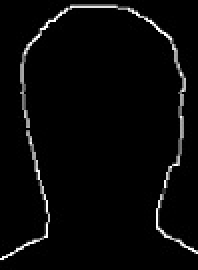
#> input picture face1.jpg, 99 x 135 px (shown 2 times larger)
$ python GeneralizedHoughTransform.py   (older library calls are emulated)
#> lines starting #> are read from the running program, lines starting #| are printed output that depends on the picture
import numpy as np
import math
import cv2
from matplotlib import pyplot as plt
print('row')
print('cols')
img = cv2.imread('face1.jpg',0)
#> img is the input picture: shape (135, 99); min 0, max 255, mean 7.9
img2 = cv2.imread('face.jpg',0)
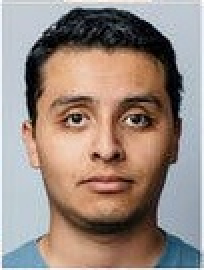
#> input picture face.jpg, 102 x 135 px (shown 2 times larger)
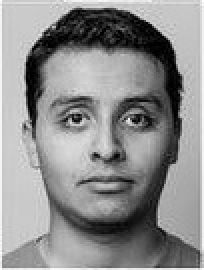
#> img2: shape (135, 102) (shown 2 times larger); min 0, max 255, mean 140.9
#edgesmap = cv2.Canny(img,200,100)
edgesmap=img
[rows,cols]=edgesmap.shape
#> rows = 135; cols = 99
plt.imshow(edgesmap,cmap='gray')
R_table1=np.empty(180,dtype=np.object)
R_table2=np.empty(180,dtype=np.object)
for i in range(0,180):
    R_table1[i]=[]
    R_table2[i]=[]


sobelx = cv2.Sobel(edgesmap, cv2.CV_64F, 1, 0, ksize=5)
sobely = cv2.Sobel(edgesmap, cv2.CV_64F, 0, 1, ksize=5)
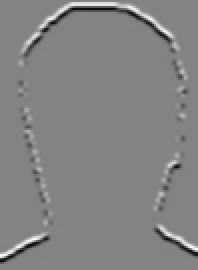
#> sobely: shape (135, 99) float64 (shown 2 times larger); min -9760, max 9208, mean -2.8; drawn with min black and max white
Edgex=[]
Edgey=[]
for x in range(0,rows):
    for y in range(0,cols):
        if(edgesmap[x][y]!=0):
            Edgex.append(x)
            Edgey.append(y)
#> after the loop, Edgex = 1782 values from 0 to 134
avgx = round(sum(Edgex)/len(Edgex));
#> avgx = 65
avgy = round(sum(Edgey)/len(Edgey));
#> avgy = 51

if(avgx>rows):
    avgx=avgx%rows
if(avgy>cols):
    avgy=avgy%rows

for p in range(0,len(Edgex)):
   r = math.sqrt(pow((Edgex[p]-avgx),2)+pow((Edgey[p]-avgy),2))
   beta = math.atan2((Edgey[p]-avgy),(Edgex[p]-avgx))
   arah = math.atan2(sobely[Edgex[p]][Edgey[p]],sobelx[Edgex[p]][Edgey[p]]);
   arah = abs(arah)
   angle = round(arah)
   R_table1[angle].append(r)
   R_table2[angle].append(beta)
#> this loop made 1782 passes
#> (arah, angle) on passes 1 to 3: (0, 0), (0, 0), (3.14, 3)
edges = cv2.Canny(img2,200,100)
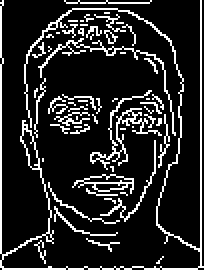
#> edges: shape (135, 102) (shown 2 times larger); 15% white in thin lines or dots
[row,col]=edges.shape
#> row = 135; col = 102
sobelx = cv2.Sobel(edges, cv2.CV_64F, 1, 0, ksize=5)
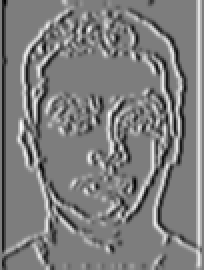
#> sobelx: shape (135, 102) float64 (shown 2 times larger); min -10200, max 10455, mean 35.3; drawn with min black and max white
sobely = cv2.Sobel(edges, cv2.CV_64F, 0, 1, ksize=5)
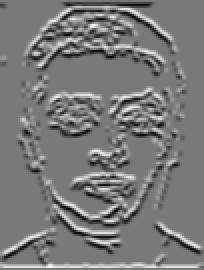
#> sobely: shape (135, 102) float64 (shown 2 times larger); min -9690, max 10710, mean 43.8; drawn with min black and max white
Acc=np.zeros((row,col))
for x in range(0,row):
    for y in range(0,col):
        if(edges[x][y]!=0):
            fi = round(math.atan2(sobely[x][y],sobelx[x][y]))
            for beta in R_table2[fi]:
                r = R_table1[fi][i]
                beta = R_table2[fi][i]
                print(r)
                xc = abs(round(x+r*math.cos(beta)));
                yc = abs(round(y+r*math.sin(beta)));
                if(xc >= row):
                    xc = row-1
                if(yc >= col):
                    yc = col-1
                Acc[xc][yc] = Acc[xc][yc]+1
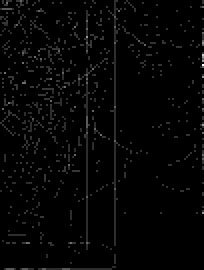
#> Acc: shape (135, 102) float64 (shown 2 times larger); min 0, max 2180, mean 42; drawn with min black and max white

max=-9999999

for x in range(0,row):
    for y in range(0,col):
        if(Acc[x][y]>max):
            xco=x
            yco=y
            max=Acc[x][y]
#> after the loop, max = 2180; xco = 32; yco = 101


print('center point at ('+str(xco)+','+str(yco)+')')
